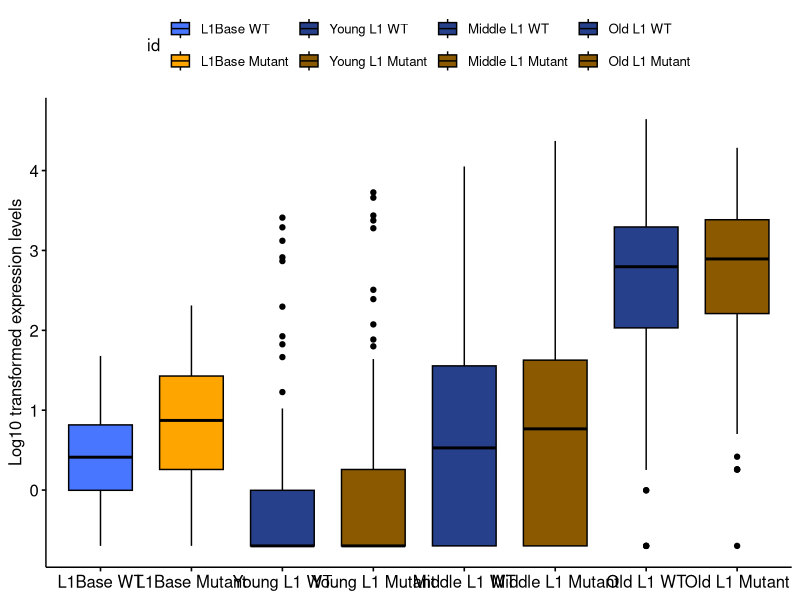

Write the R code that produced this figure.
#! /usr/bin/Rscript

args = commandArgs(trailingOnly=TRUE);

library(ggplot2)
library(readr)
library(ggpubr)
library(magrittr)

datafile<-read_csv("temp.csv") # should have a column called value and a column called id

datafile$value<-log10(datafile$value+0.2)

datafile$id<-factor(datafile$id,labels = c("L1Base WT","L1Base Mutant","Young L1 WT","Young L1 Mutant","Middle L1 WT","Middle L1 Mutant","Old L1 WT","Old L1 Mutant"))

plot<-ggboxplot(datafile,x="id",y="value",color="black",fill="id",palette=c("royalblue1","orange1","royalblue4","orange4","royalblue4","orange4","royalblue4","orange4"),shape="id", xlab=FALSE, ylab="Log10 transformed expression levels", show.legend=FALSE)

ggsave(args[1])